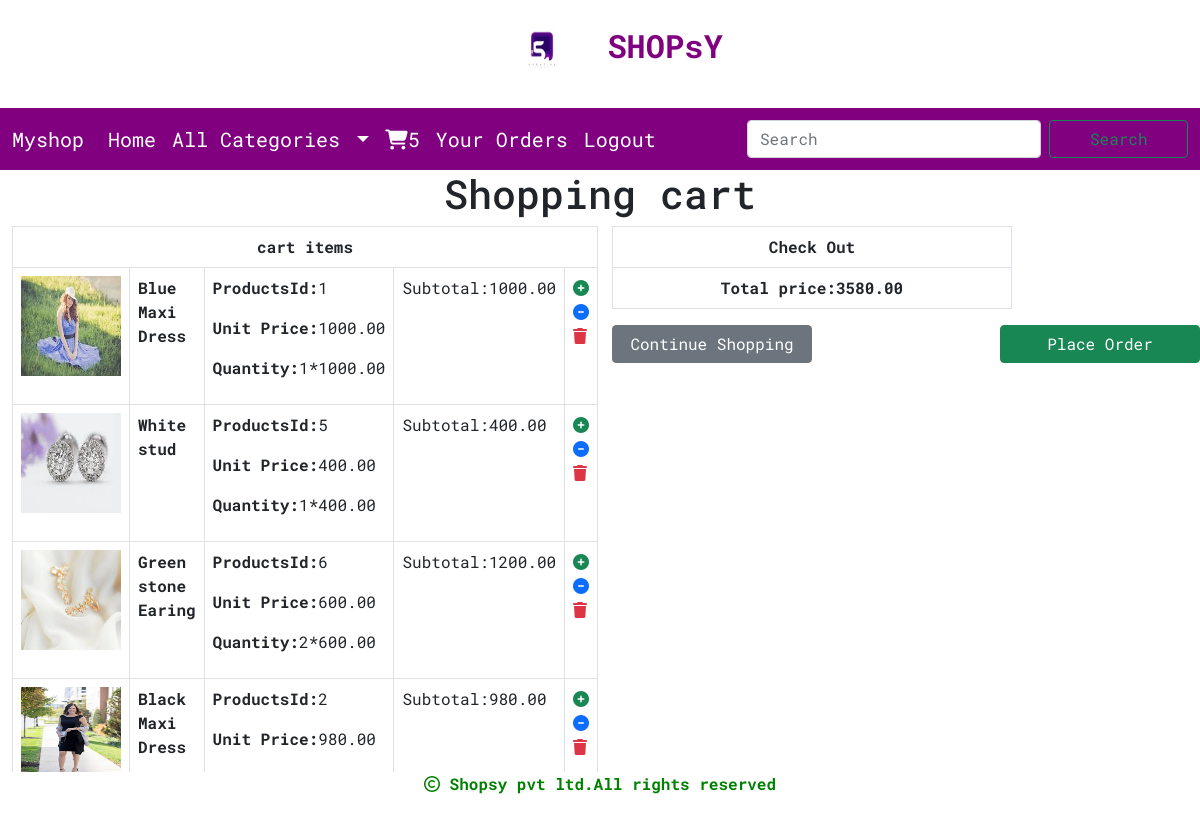
The app's page /cart/cartview/ (signed in) with its own data.
### cart/models.py (models this page shows, shortened)
class Cart(models.Model):
    products=models.ForeignKey(Product,on_delete=models.CASCADE)
    user=models.ForeignKey(User,on_delete=models.CASCADE)
    quantity=models.IntegerField(default=1)
    date_added=models.DateField(auto_now_add=True)
    active=models.BooleanField(default=True)
    def subtotal(self):
        return self.quantity*self.products.price

### shop/models.py (models this page shows)
class Product(models.Model):
    name=models.CharField(max_length=250,unique=True)
    slug=models.SlugField(max_length=250,unique=True)
    description=models.TextField(blank=True)
    price=models.DecimalField(max_digits=10,decimal_places=2)
    category=models.ForeignKey(Category,on_delete=models.CASCADE)
    image=models.ImageField(upload_to='img/products',null=True, blank=True)
    stock=models.IntegerField()
    available=models.BooleanField(default=True)
    created=models.DateTimeField(auto_now_add=True)
    updated=models.DateTimeField(auto_now=True)

### cart/views.py (the view)
# urls.py: path('cartview/', views.cartview, name="cartview"),
def cartview(request):
    total=0
    user=request.user
    try:
        cart=Cart.objects.filter(user=user)
        for i in cart:
            total+=i.quantity*i.products.price
    except Cart.DoesNotExist:
        pass
    return render(request,'cart.html',{'cart':cart,'total':total})

### cart/context_processors.py (called while the page is built)
def counter(request):
    item_count=0
    if request.user.is_authenticated:
     user=request.user
    try:
        cart=Cart.objects.filter(user=user)
        for i in cart:
            item_count+=i.quantity
    except:
        item_count=0
    return {'item_count':item_count}

### shop/context_processors.py (called while the page is built)
def menu_links(request):
    links=Category.objects.all()
    return {'links':links}

### templates/cart.html
{% extends 'base.html' %}
{% load static %}
{% block content %}
<div class="container-fluid">
    {% if not cart %}
    <div class="text-center" style="margin-bottom:100px">
        <h1 class="text-center">Cart is Empty</h1>
        <strong><a href="{% url 'shop:home' %}" class="btn btn-primary ">Continue Shopping</a> </strong>
    </div>
     {% else%}
<div class="row">
    <h1 class="text-center">Shopping cart</h1>
  <div class="col-sm-6">
    <table class="table table-bordered">
     <tr>
      <th colspan="5" class="text-center"> cart items</th>
       {% for i in cart %}
     </tr>
     <tr>
      <td><img src="{{i.products.image.url}}" height="100px" width="100px"></td>
      <td><strong>{{i.products.name}}</strong></td>
      <td>
          <p><strong>ProductsId:</strong>{{i.products.id}}</p>
      <p><strong>Unit Price:</strong>{{i.products.price}}</p>
      <p><strong>Quantity:</strong>{{i.quantity}}*{{i.products.price}}</p>
      </td>
         <td>Subtotal:{{i.subtotal}}</td>
         <td>
             {% if i.quantity < i.products.stock %}
             <a href="{% url 'cart:add_cart' i.products.id %}"><i class="fa-solid fa-circle-plus text-success"></i></a>
             <a href="{% url 'cart:cart_remove' i.products.id %}"><i class="fa-solid fa-circle-minus text-primary"></i></a>
             <a href="{% url 'cart:delete_cart' i.products.id %}"><i class="fa-solid fa-trash text-danger"></i></a>
             {% else %}
             <a href="{% url 'cart:cart_remove' i.products.id %}"><i class="fa-solid fa-circle-minus text-primary"></i></a>
             <a href="{% url 'cart:delete_cart' i.products.id %}"><i class="fa-solid fa-trash text-danger"></i></a>
             {% endif %}
         </td>
     </tr>
        {% endfor %}
    </table>
  </div>
    <div style="position:relative;" class="col-sm-6 col-lg-6 col-xs-6 col col-md-6">
        <table class="table table-bordered" style="width:400px;right:0px;left:700px;">
            <tr><th colspan="5" class="text-center">Check Out</th></tr>
            <tr><th class="text-center">Total price:{{total}}</th></tr>
    </table>
        <a href="{% url 'shop:home' %}" class="btn btn-secondary">Continue Shopping</a>
        <a href="{% url 'cart:orderform' %}" style="position:absolute;right:0;" class="btn btn-success">Place Order</a>
    </div>
</div>
    {% endif %}
</div>
{% endblock %}

### templates/base.html (shortened to what this page needs)
<!DOCTYPE html>
{% load static %}
<html lang="en">
<head>
    <link href="https://cdn.jsdelivr.net/npm/bootstrap@5.0.2/dist/css/bootstrap.min.css" rel="stylesheet">
    <link rel="stylesheet" href="https://cdn.jsdelivr.net/npm/bootstrap-icons@1.10.2/font/bootstrap-icons.css">
    <link rel="stylesheet" href="{% static 'css/custom.css' %}">
    <link rel="stylesheet" href=" https://cdnjs.cloudflare.com/ajax/libs/font-awesome/6.4.0/css/all.min.css">
</head>
<body>
<CENTER><h2 style="color:Purple;font-weight:bold;"><img src="{% static 'img/logo.jpg' %}" alt="img" height="100px" width="130px">SHOPsY</h2></CENTER>
<div>
    <nav class="navbar navbar-expand-lg navbar-light bg-light fs-5 bolder">
  <div class="container-fluid">
    <a class="navbar-brand fs-5" href="#">Myshop</a>
    <div class="collapse navbar-collapse" id="navbarSupportedContent">
      <ul class="navbar-nav me-auto mb-2 mb-lg-0">
        <li class="nav-item">
          <a class="nav-link" aria-current="page" href="{% url 'shop:home' %}">Home</a>
        </li>
                  <li class="nav-item dropdown">
          <a class="nav-link dropdown-toggle" href="#" id="navbarDropdown" role="button" data-bs-toggle="dropdown" aria-expanded="false">
            All Categories
          </a>
        </li>
          {% if user.is_authenticated %}
          <li class="nav-item">
          <a class="nav-link" aria-current="page" href="{% url 'cart:cartview' %}"><i style="font-size:20px;" class="fa-solid fa-cart-shopping"></i>{{item_count}}</a>
        </li>
          <li class="nav-item">
          <a class="nav-link" aria-current="page" href="{% url 'cart:orderview' %}">Your Orders</a>
        </li>
           <li class="nav-item">
          <a class="nav-link" aria-current="page" href="{% url 'shop:logout' %}">Logout</a>
        </li>
          {% endif %}
        </ul>
      <form method="POST" class="d-flex" action="{% url 'search:searchresult' %}">
        <input class="form-control me-2" type="search" name="q" placeholder="Search" aria-label="Search">
        <button class="btn btn-outline-success" type="submit">Search</button>
      </form>
    </div>
  </div>
</nav>
</div>
{% block content %}
{% endblock %}
    <footer class="footer">
    <div style="background-color:white;text-align:center;font-weight:bold;color:green;height:60px;width:100%;position:fixed;bottom:0;left:0;">
        <p><i class="fa-regular fa-copyright"></i> Shopsy pvt ltd.All rights reserved</p>
    </div>
</footer>
</body>
</html>

### static/css/custom.css (style rules this page uses)
body { background-color:white; font-family: 'Roboto Mono', monospace; }
.navbar-light .navbar-brand ,.navbar-light .navbar-nav .nav-link { color: white; }
.bg-light { background-color: Purple!important; }
.btn { width:200px; }

### records on screen
Cart: products.image (picture), products.name "Blue Maxi Dress", products.id "1", products.price "1000.00", quantity "1", subtotal "1000.00"
Cart: products.image (picture), products.name "White stud", products.id "5", products.price "400.00", quantity "1", subtotal "400.00"
Cart: products.image (picture), products.name "Green stone Earing", products.id "6", products.price "600.00", quantity "2", subtotal "1200.00"
Cart: products.image (picture), products.name "Black Maxi Dress", products.id "2", products.price "980.00", subtotal "980.00"

### other values on screen
{{ item_count }} "5"
{{ total }} "3580.00"
